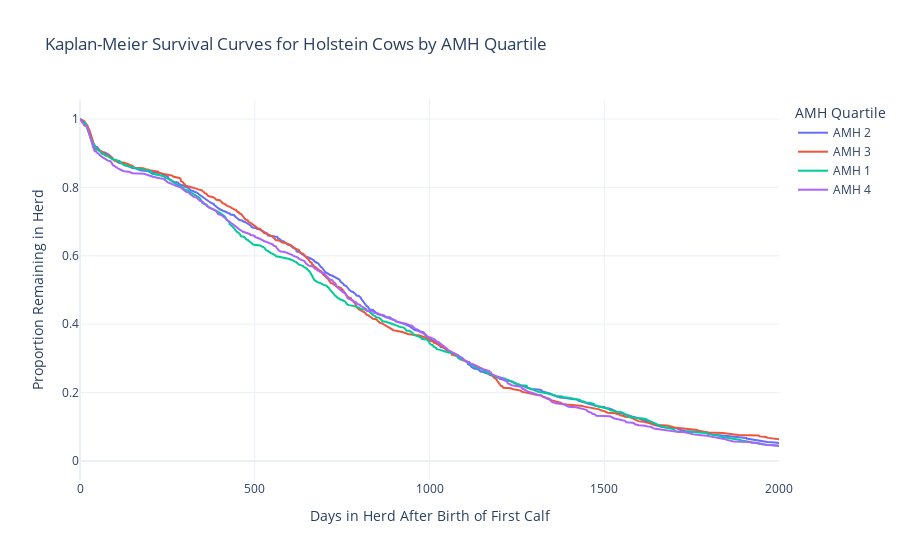

Write notebook code for a chart like this one.
### Code cell
import pandas as pd
from lifelines import KaplanMeierFitter
import plotly.graph_objects as go

# Load the dataset (adjust the file path accordingly)
#file_path = 'path_to_your_file/Longevity - Formatted-Souradip_analysis.xlsx'

# Load the dataset into a DataFrame
#data = pd.read_excel(file_path, sheet_name='MasterSheet')  # Adjust sheet name if needed

# Ensure relevant columns are numeric
data['ProductiveLife'] = pd.to_numeric(data['ProductiveLife'], errors='coerce')
data['QT'] = pd.to_numeric(data['QT'], errors='coerce')  # If 'QT' is numeric or categorical

# Drop rows with NaN values in critical columns
data = data.dropna(subset=['ProductiveLife', 'QT'])

# Remove quartile 0 (AMH 0)
data = data[data['QT'] != 0]  # Adjust based on how AMH 0 is represented

# Initialize Kaplan-Meier fitter
kmf = KaplanMeierFitter()

# Create a figure to hold the plots  
fig = go.Figure()

# Loop through each quartile to fit the Kaplan-Meier model and add traces
for quartile in data['QT'].unique():
    # Filter the dataset for each quartile
    quartile_data = data[data['QT'] == quartile]
    
    # Fit the Kaplan-Meier model to the Longevity data
    kmf.fit(durations=quartile_data['ProductiveLife'], event_observed=quartile_data['ProductiveLife'] > 0, label=f'AMH {quartile}')
    
    # Add a trace for the current quartile's survival function
    fig.add_trace(go.Scatter(
        x=kmf.survival_function_.index,
        y=kmf.survival_function_[kmf.survival_function_.columns[0]],  # Access the first column of survival function
        mode='lines',
        name=f'AMH {quartile}'
    ))

# Update layout of the plot
fig.update_layout(
    title="Kaplan-Meier Survival Curves for Holstein Cows by AMH Quartile",
    xaxis_title="Days in Herd After Birth of First Calf",
    yaxis_title="Proportion Remaining in Herd",
    legend_title="AMH Quartile",
    xaxis=dict(
        range=[0, 2000]  # Set the x-axis range from 0 to 2000 days
    ),
    template="plotly_white"
)

# Display the interactive plot
fig.show()

### Figure 1 — Plotly figure (JSON) as saved in the notebook; plotly's stock layout.template omitted (floating-point values rounded to 4 significant figures; data arrays with more than 128 entries replaced by an {"elided": "..."} marker saying what was removed)
{"data": [{"mode": "lines", "name": "AMH 2", "type": "scatter", "x": {"elided": "571 int values"}, "y": {"elided": "571 float values"}}, {"mode": "lines", "name": "AMH 3", "type": "scatter", "x": {"elided": "564 int values"}, "y": {"elided": "564 float values"}}, {"mode": "lines", "name": "AMH 1", "type": "scatter", "x": {"elided": "576 int values"}, "y": {"elided": "576 float values"}}, {"mode": "lines", "name": "AMH 4", "type": "scatter", "x": {"elided": "563 int values"}, "y": {"elided": "563 float values"}}], "layout": {"legend": {"title": {"text": "AMH Quartile"}}, "title": {"text": "Kaplan-Meier Survival Curves for Holstein Cows by AMH Quartile"}, "xaxis": {"range": [0, 2000], "title": {"text": "Days in Herd After Birth of First Calf"}}, "yaxis": {"title": {"text": "Proportion Remaining in Herd"}}}}
